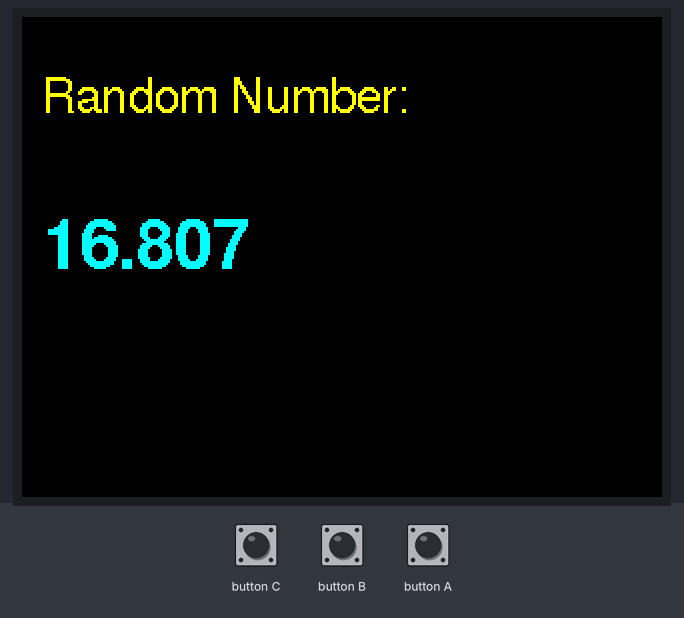
The sketch below on a simulated ESP32. Parts: 320×240 colour display. Random numbers use the default seed unless the sketch sets one.

Above: at 0.3 s.
At 4.3 s:
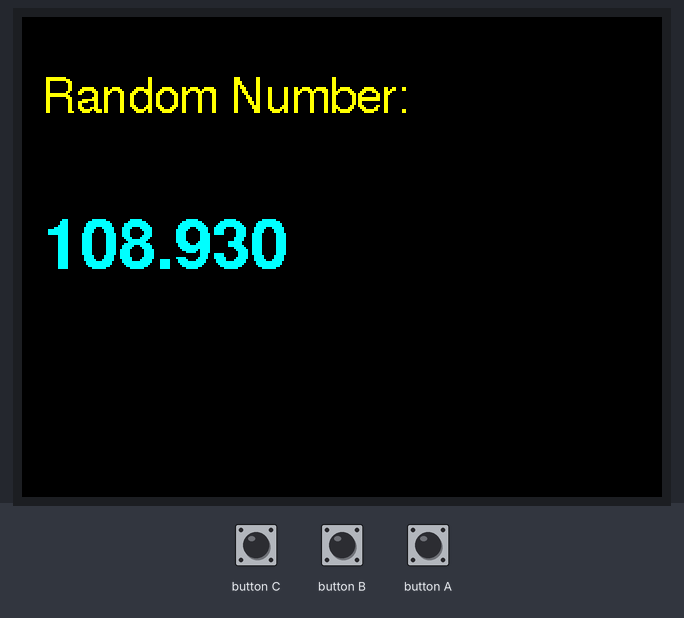
At 9.4 s:
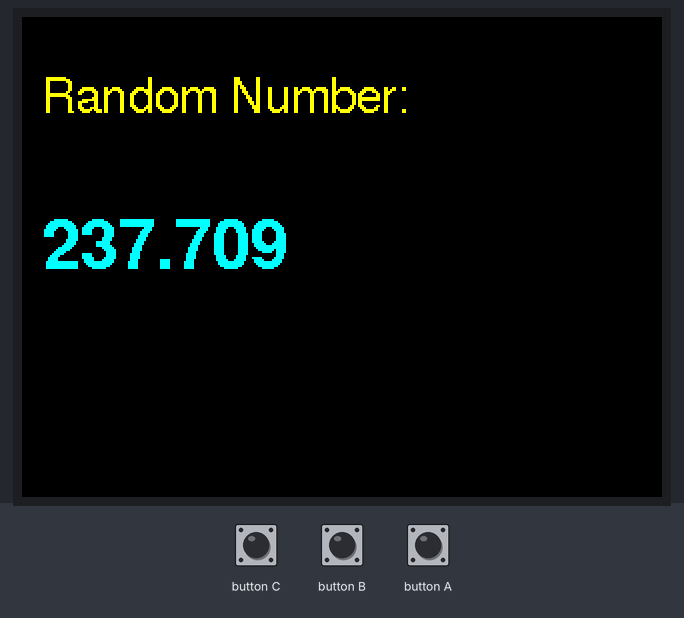
At 19.5 s:
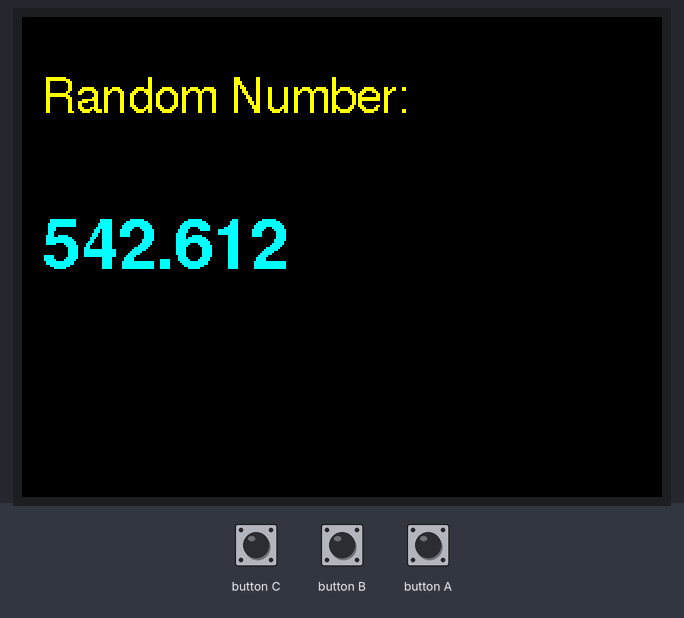
At 28.6 s:
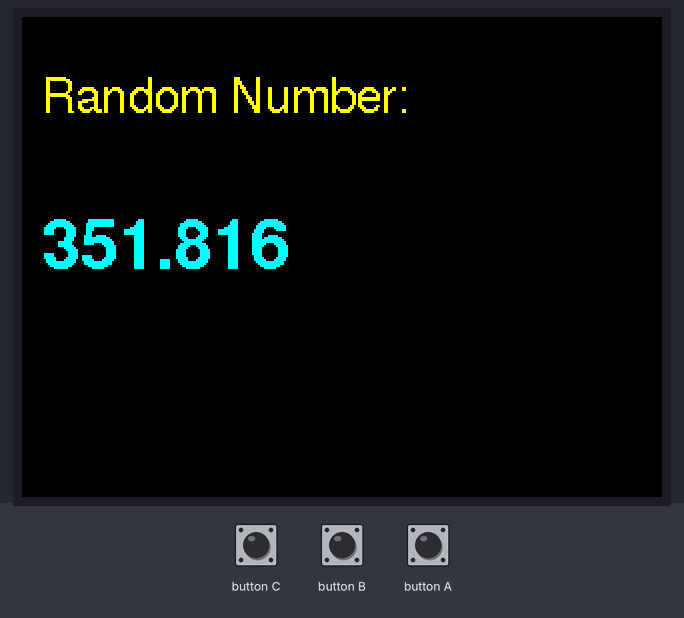
At 38.7 s:
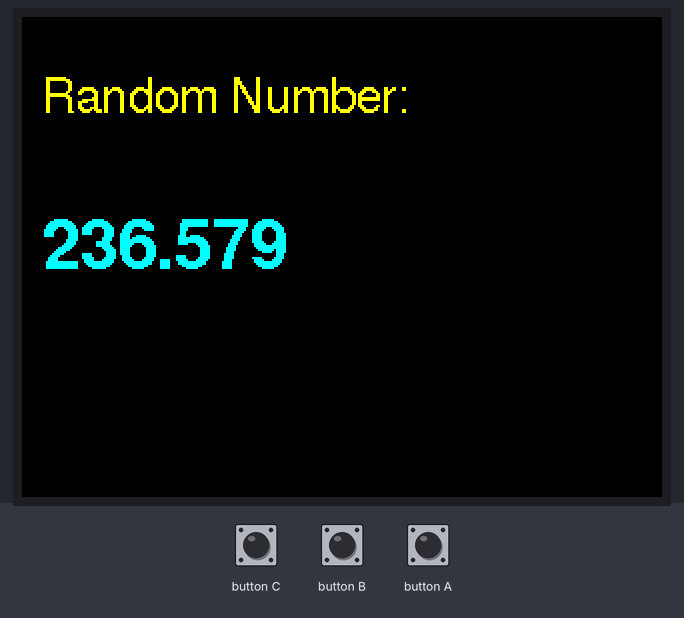

Measured:
- what the display in image 1 shows lasts 1.0 s, from 4.3 s to 5.3 s

The sketch:

display2.ino
```cpp
#include <M5Unified.h>

void setup() {
    auto cfg = M5.config();
    M5.begin(cfg);

    M5.Display.fillScreen(BLACK);
    M5.Display.setTextColor(YELLOW);
    M5.Display.setFont(&fonts::FreeSans12pt7b);
    M5.Display.setCursor(10, 30);
    M5.Display.print("Random Number:");
}

void loop() {
    M5.update();

    float randomVal = random(1000000) / 1000.0;

    // Set cursor to the same spot every time
    M5.Display.setCursor(10, 100);
    M5.Display.setFont(&fonts::FreeSansBold18pt7b);

    // CRITICAL FIX: Set text color AND background color (BLACK)
    // This tells the display to "wipe" the area behind each character
    M5.Display.setTextColor(CYAN, BLACK);

    // Print with 3 decimal precision
    M5.Display.printf("%.3f   ", randomVal); // Extra spaces clear trailing digits

    delay(1000);
}
```
